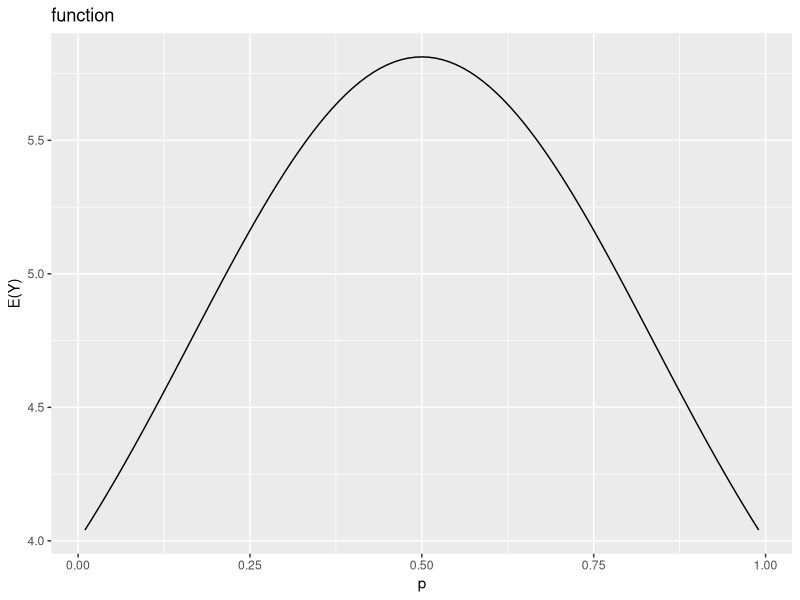

The R script that drew this image:
##Thanks to Le Tang for model solution

one.world.series <- function(p)
{
  number.A.wins <- 0
  number.B.wins <- 0
  series.over <- ifelse(max(number.A.wins,number.B.wins)==4, 1, 0)
  total.games <- number.A.wins + number.B.wins
  while(series.over == 0 ) {
    who.won <-sample(c('A','B'),1,prob = c(p,1-p))
    A.won <- ifelse(who.won=='A',1,0)
    B.won <- ifelse(who.won=='B',1,0)
    number.A.wins = number.A.wins + A.won
    number.B.wins = number.B.wins + B.won
    series.over <- ifelse(max(number.A.wins,number.B.wins)==4, 1, 0)
    total.games <- number.A.wins + number.B.wins
  }
  return(total.games)
}

#1. (5pts) 
sim.data <- data.frame(p.14 = replicate(1000,one.world.series(1/4)),
                       p.13 = replicate(1000,one.world.series(1/3)),
                       p.12 = replicate(1000,one.world.series(1/2)),
                       p.23 = replicate(1000,one.world.series(2/3)),
                       p.34 = replicate(1000,one.world.series(3/4)))

#2. (4pts)  
apply(sim.data,2,mean)

#3.  (5pts) 
theoretical.one.world.series <- function(p)
{
  q<-1-p
  y <- 0:3
  qy<-dnbinom(y,4,prob=q)
  py <- dnbinom(y,4,prob = p)
  pp<-qy+py
  return(pp)
}
sum(theoretical.one.world.series(1/4))
sum(theoretical.one.world.series(1/3))
sum(theoretical.one.world.series(1/2))
sum(theoretical.one.world.series(2/3))
sum(theoretical.one.world.series(3/4))

#4. (6pts) 
mean.theoretical <- function(p)
{
  x <- 4:7
  E <- sum(theoretical.one.world.series(p)*x)
  return(E)
}
p<- seq(0.01,0.99, by=0.01)
many.E<-lapply(p,mean.theoretical)

library(ggplot2)
p<- seq(0.01,0.99, by=0.01)
mydata<- data.frame(N=p,probs=unlist(many.E))
  ggplot(aes(x=N,y=probs),data=mydata)+geom_line()+ylab('E(Y)')+xlab('p')+
    ggtitle('function')
  
#For p = 0.5, E(Y) appear to be maximized because if team A and team B have the equal chance to win, 
#they are more likely to play more games.
